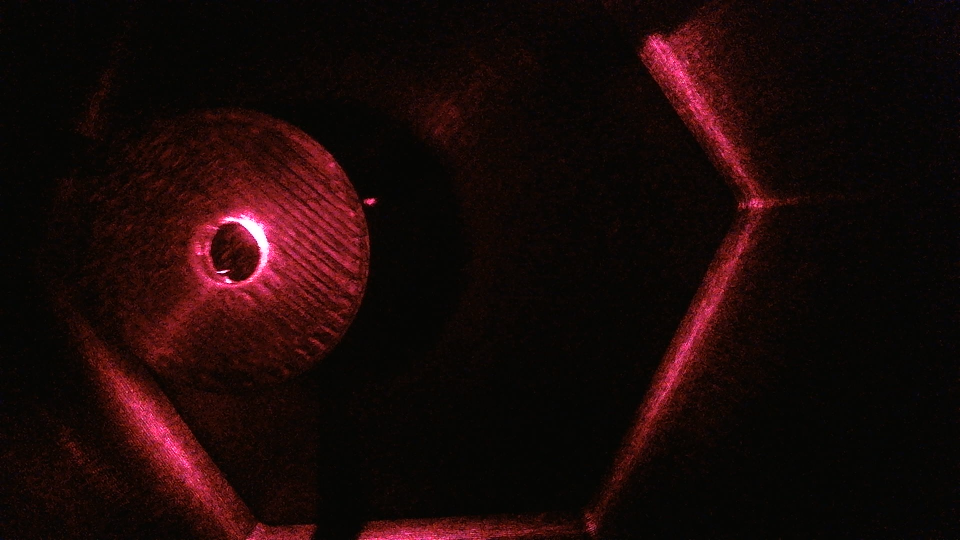
#> input picture video/NanoConeMirror1.jpg, 1920 x 1080 px (shown at 1/2 size)
$ python -i utils.py   (imports and definitions only)
#> lines starting #> are read from the running program, lines starting #| are printed output that depends on the picture
import cv2
import numpy as np

def pixel_to_cartesian(u, v, W, H, system="centered"):
    """
    Convert image pixel coordinates (u,v) to 2D Cartesian coordinates.

    Parameters
    ----------
    u, v : int or float
        Pixel coordinates (u = column, v = row).
    W, H : int
        Width and height of the image.
    system : str
        "topleft"  -> origin at top-left, x right, y down.
        "bottomleft" -> origin at bottom-left, x right, y up.
        "centered" -> origin at image center, x right, y up.

    Returns
    -------
    x, y : float
        Cartesian coordinates.
    """
    if system == "topleft":
        x = float(u)
        y = float(v)
    elif system == "bottomleft":
        x = float(u)
        y = float(H - 1 - v)
    elif system == "centered":
        x = float(u) - (W - 1) / 2.0
        y = (H - 1) / 2.0 - float(v)
    else:
        raise ValueError("system must be 'topleft', 'bottomleft', or 'centered'")
    return x, y

def play_video(path, as_gray=True, scale=1.0, delay_ms=None,
               apply_threshold=False, thresh=200, show_mask=True):
    """
    Play a video, optionally grayscale, with optional brightness thresholding.

    Controls:
      q = quit
      space = pause/resume
      n = next frame (when paused)
      r = restart
    """
#> called with path = 'video/NanoConeMirror1.jpg', as_gray = True, scale = 1, apply_threshold = False, thresh = 200, show_mask = True
    cap = cv2.VideoCapture(path)
    if not cap.isOpened():
        raise IOError(f"Cannot open video: {path}")

    fps = cap.get(cv2.CAP_PROP_FPS)
    if not fps or fps <= 1e-3:
        fps = 30.0
    base_delay = int(max(1, round(1000.0 / fps)))
    delay = base_delay if delay_ms is None else int(delay_ms)

    cv2.namedWindow("video", cv2.WINDOW_NORMAL)
    if apply_threshold and show_mask:
        cv2.namedWindow("mask", cv2.WINDOW_NORMAL)

    paused = False
    restart = False

    while True:
        if not paused:
            ret, frame = cap.read()
#> frame is the input picture: shape (1080, 1920, 3); mean B, G, R 8.1, 9, 26.3
            if not ret:
                break

            if as_gray:
                frame = cv2.cvtColor(frame, cv2.COLOR_BGR2GRAY)
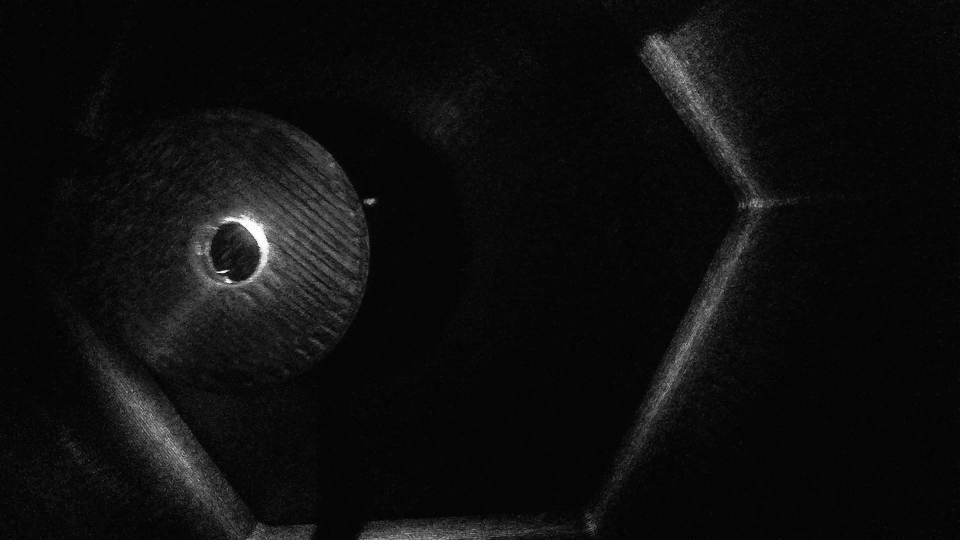
#> frame: shape (1080, 1920) (shown at 1/2 size); min 0, max 255, mean 14.1

            if apply_threshold:
                # ensure uint8 grayscale
                if frame.ndim != 2:
                    gray = cv2.cvtColor(frame, cv2.COLOR_BGR2GRAY)
                else:
                    gray = frame
                if gray.dtype != np.uint8:
                    gray = cv2.normalize(gray.astype(np.float32), None, 0, 255, cv2.NORM_MINMAX).astype(np.uint8)

                _, mask = cv2.threshold(gray, int(thresh), 255, cv2.THRESH_BINARY)
                display_frame = cv2.bitwise_and(gray, gray, mask=mask)
            else:
                display_frame = frame

            if scale != 1.0:
                h, w = display_frame.shape[:2]
                display_frame = cv2.resize(display_frame, (int(w*scale), int(h*scale)), interpolation=cv2.INTER_AREA)
                if apply_threshold and show_mask:
                    mask = cv2.resize(mask, (int(w*scale), int(h*scale)), interpolation=cv2.INTER_NEAREST)

            cv2.imshow("video", display_frame)
            if apply_threshold and show_mask:
                cv2.imshow("mask", mask)

        key = cv2.waitKey(0 if paused else delay) & 0xFF
#> (key q is pressed here)
        if key == ord('q'):
            break
        elif key == ord(' '):
            paused = not paused
        elif key == ord('n'):
            paused = True
            continue
        elif key == ord('r'):
            restart = True
            break

    cap.release()
    if apply_threshold and show_mask:
        cv2.destroyWindow("mask")
    cv2.destroyWindow("video")

    if restart:
        play_video(path, as_gray=as_gray, scale=scale, delay_ms=delay if delay_ms is not None else None,
                   apply_threshold=apply_threshold, thresh=thresh, show_mask=show_mask)

>>> result = play_video('video/NanoConeMirror1.jpg')

$ run again, on video/NanoConeMirror2.jpg
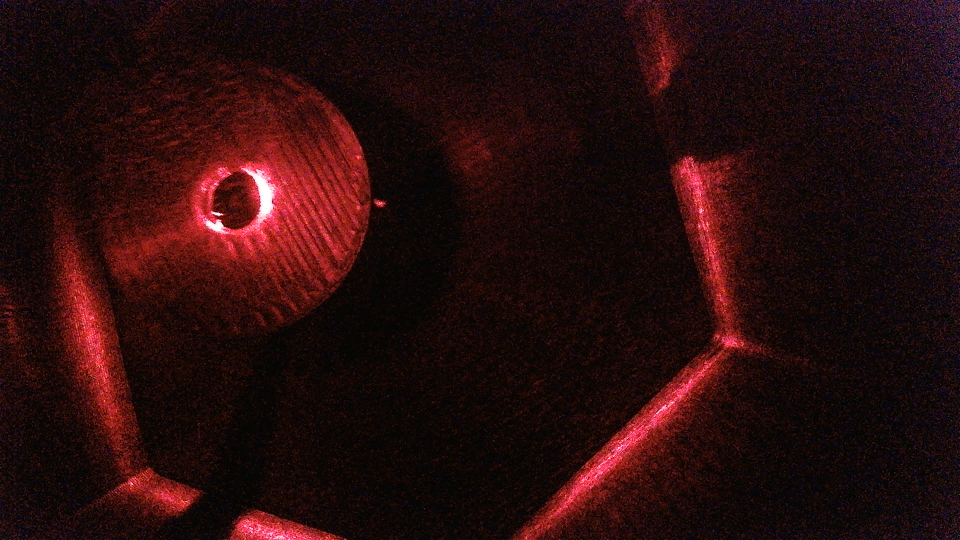
#> input picture video/NanoConeMirror2.jpg, 1920 x 1080 px (shown at 1/2 size)
#> in play_video, frame is the input picture: shape (1080, 1920, 3); mean B, G, R 12.7, 12.7, 39.8
#> in play_video, `frame = cv2.cvtColor(frame, cv2.COLOR_BGR2GRAY)`:
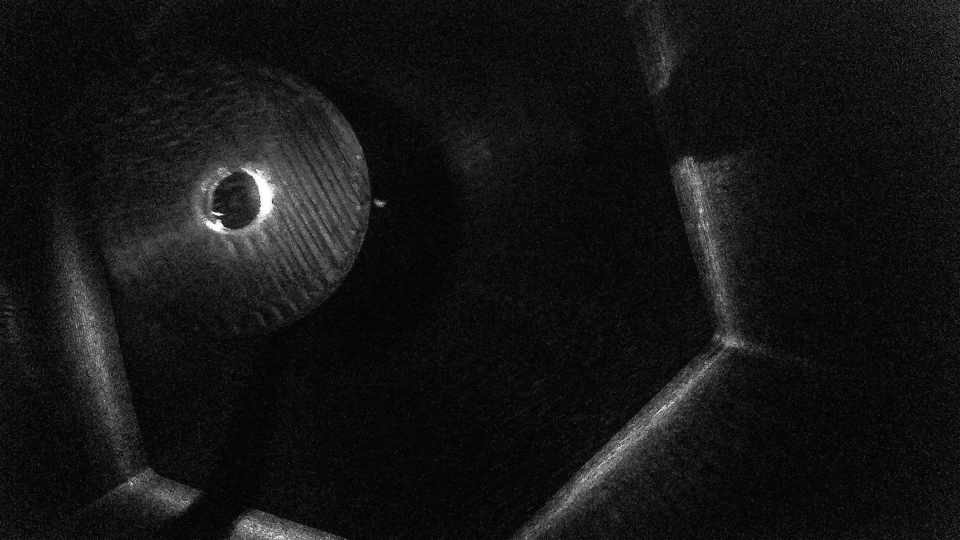
#> frame: shape (1080, 1920) (shown at 1/2 size); min 0, max 255, mean 20.8
